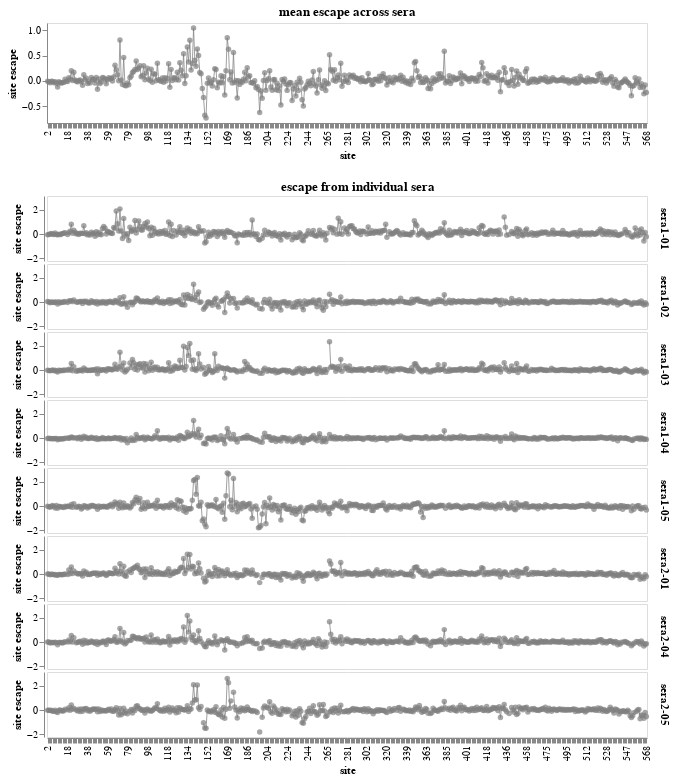

Notebook cell for this chart:
### Markdown cell above
Now make a plot for all the sera:

### Code cell
site_stats = ["mean", "sum", "max", "min"]

site_escape_selection = alt.selection_point(
    fields=["site escape statistic"],
    bind=alt.binding_select(
        options=site_stats,
        name="site escape statistic",
    ),
    value="mean",
)

site_selection = alt.selection_point(fields=["site"], on="mouseover", empty=False)

base = alt.Chart(escape)

site_escape_base = (
    base
    .encode(
        x=alt.X(
            "site:O",
            sort=alt.SortField("sequential_site"),
            scale=alt.Scale(nice=False),
            axis=alt.Axis(labelOverlap=True, grid=False),
        ),
        y=alt.Y(
            "escape:Q",
            title="site escape",
            scale=alt.Scale(nice=False, padding=5),
            axis=alt.Axis(grid=False),
        ),
        tooltip=[
            "site",
            alt.Tooltip("escape:Q", format=".2f"),
            "wildtype",
            "sequential_site:Q",
            "serum:N",
        ],
    )
)

site_escape_lines = site_escape_base.mark_line(size=0.75, color="gray")

site_escape_points = site_escape_base.encode(
    strokeWidth=alt.condition(site_selection, alt.value(2), alt.value(0)),
).mark_circle(filled=True, color="gray", stroke="red")

site_escape_width = 600

site_escape_chart = (
    (site_escape_lines + site_escape_points)
    .transform_fold(fold=list(sera), as_=["serum", "escape"])
    .transform_aggregate(
        **{stat: f"{stat}(escape)" for stat in site_stats},
        groupby=["site", "serum", "wildtype"],
    )
    .transform_fold(fold=site_stats, as_=["site escape statistic", "escape"])
    .transform_filter(site_escape_selection)
    .transform_lookup(
        lookup="site",
        from_=alt.LookupData(
            site_numbering_map,
            key="site",
            fields=["sequential_site", "region"],
        ),
    )
    .properties(height=65, width=site_escape_width)
    .facet(
        facet=alt.Facet(
            "serum:N",
            title="escape from individual sera",
            header=alt.Header(
                labelOrient="right",
                labelFontSize=11,
                labelFontWeight="bold",
                titlePadding=1,
                titleFontSize=13,
                titleFontWeight="bold",
            ),
        ),
        columns=1,
        spacing=1,
    )
    .add_params(site_escape_selection, site_selection)
)

site_escape_chart

mean_escape_chart = (
    (site_escape_lines + site_escape_points)
    .transform_fold(fold=list(sera), as_=["serum", "escape"])
    # average missing values as zero
    .transform_calculate(
        escape=alt.expr.if_(
            alt.expr.isValid(alt.datum["escape"]),
            alt.datum["escape"],
            0,
        ),
    )
    .transform_aggregate(
        **{stat: f"{stat}(escape)" for stat in site_stats},
        groupby=["site", "wildtype"],
    )
    .transform_calculate(serum="'mean of all sera'")
    .transform_fold(fold=site_stats, as_=["site escape statistic", "escape"])
    .transform_filter(site_escape_selection)
    .transform_lookup(
        lookup="site",
        from_=alt.LookupData(
            site_numbering_map,
            key="site",
            fields=["sequential_site", "region"],
        ),
    )
    .add_params(site_escape_selection, site_selection)
    .properties(
        height=100,
        width=site_escape_width,
        title=alt.TitleParams("mean escape across sera", fontSize=13, fontWeight="bold"),
    )
)

mean_escape_chart & site_escape_chart

### Figure 1 — Vega-Lite specification as saved in the notebook (floating-point values rounded to 4 significant figures; data arrays with more than 128 entries replaced by an {"elided": "..."} marker saying what was removed)
{"config": {"view": {"continuousWidth": 300, "continuousHeight": 300}}, "vconcat": [{"layer": [{"mark": {"type": "line", "color": "gray", "size": 0.75}, "encoding": {"tooltip": [{"field": "site", "type": "quantitative"}, {"field": "escape", "format": ".2f", "type": "quantitative"}, {"field": "wildtype", "type": "nominal"}, {"field": "sequential_site", "type": "quantitative"}, {"field": "serum", "type": "nominal"}], "x": {"axis": {"grid": false, "labelOverlap": true}, "field": "site", "scale": {"nice": false}, "sort": {"field": "sequential_site"}, "type": "ordinal"}, "y": {"axis": {"grid": false}, "field": "escape", "scale": {"nice": false, "padding": 5}, "title": "site escape", "type": "quantitative"}}, "name": "view_71"}, {"mark": {"type": "circle", "color": "gray", "filled": true, "stroke": "red"}, "encoding": {"strokeWidth": {"condition": {"param": "param_106", "value": 2, "empty": false}, "value": 0}, "tooltip": [{"field": "site", "type": "quantitative"}, {"field": "escape", "format": ".2f", "type": "quantitative"}, {"field": "wildtype", "type": "nominal"}, {"field": "sequential_site", "type": "quantitative"}, {"field": "serum", "type": "nominal"}], "x": {"axis": {"grid": false, "labelOverlap": true}, "field": "site", "scale": {"nice": false}, "sort": {"field": "sequential_site"}, "type": "ordinal"}, "y": {"axis": {"grid": false}, "field": "escape", "scale": {"nice": false, "padding": 5}, "title": "site escape", "type": "quantitative"}}}], "height": 100, "title": {"text": "mean escape across sera", "fontSize": 13, "fontWeight": "bold"}, "transform": [{"fold": ["sera1-01", "sera1-02", "sera1-03", "sera1-04", "sera1-05", "sera2-01", "sera2-04", "sera2-05"], "as": ["serum", "escape"]}, {"calculate": "if(isValid(datum['escape']),datum['escape'],0)", "as": "escape"}, {"aggregate": [{"op": "mean", "field": "escape", "as": "mean"}, {"op": "sum", "field": "escape", "as": "sum"}, {"op": "max", "field": "escape", "as": "max"}, {"op": "min", "field": "escape", "as": "min"}], "groupby": ["site", "wildtype"]}, {"calculate": "'mean of all sera'", "as": "serum"}, {"fold": ["mean", "sum", "max", "min"], "as": ["site escape statistic", "escape"]}, {"filter": {"param": "param_105"}}, {"lookup": "site", "from": {"data": {"name": "data-55fcbcd0e1106980d41ce8b4afba90d4"}, "key": "site", "fields": ["sequential_site", "region"]}}], "width": 600}, {"facet": {"field": "serum", "header": {"labelFontSize": 11, "labelFontWeight": "bold", "labelOrient": "right", "titleFontSize": 13, "titleFontWeight": "bold", "titlePadding": 1}, "title": "escape from individual sera", "type": "nominal"}, "spec": {"layer": [{"mark": {"type": "line", "color": "gray", "size": 0.75}, "encoding": {"tooltip": [{"field": "site", "type": "quantitative"}, {"field": "escape", "format": ".2f", "type": "quantitative"}, {"field": "wildtype", "type": "nominal"}, {"field": "sequential_site", "type": "quantitative"}, {"field": "serum", "type": "nominal"}], "x": {"axis": {"grid": false, "labelOverlap": true}, "field": "site", "scale": {"nice": false}, "sort": {"field": "sequential_site"}, "type": "ordinal"}, "y": {"axis": {"grid": false}, "field": "escape", "scale": {"nice": false, "padding": 5}, "title": "site escape", "type": "quantitative"}}, "name": "view_70"}, {"mark": {"type": "circle", "color": "gray", "filled": true, "stroke": "red"}, "encoding": {"strokeWidth": {"condition": {"param": "param_106", "value": 2, "empty": false}, "value": 0}, "tooltip": [{"field": "site", "type": "quantitative"}, {"field": "escape", "format": ".2f", "type": "quantitative"}, {"field": "wildtype", "type": "nominal"}, {"field": "sequential_site", "type": "quantitative"}, {"field": "serum", "type": "nominal"}], "x": {"axis": {"grid": false, "labelOverlap": true}, "field": "site", "scale": {"nice": false}, "sort": {"field": "sequential_site"}, "type": "ordinal"}, "y": {"axis": {"grid": false}, "field": "escape", "scale": {"nice": false, "padding": 5}, "title": "site escape", "type": "quantitative"}}}], "height": 65, "transform": [{"fold": ["sera1-01", "sera1-02", "sera1-03", "sera1-04", "sera1-05", "sera2-01", "sera2-04", "sera2-05"], "as": ["serum", "escape"]}, {"aggregate": [{"op": "mean", "field": "escape", "as": "mean"}, {"op": "sum", "field": "escape", "as": "sum"}, {"op": "max", "field": "escape", "as": "max"}, {"op": "min", "field": "escape", "as": "min"}], "groupby": ["site", "serum", "wildtype"]}, {"fold": ["mean", "sum", "max", "min"], "as": ["site escape statistic", "escape"]}, {"filter": {"param": "param_105"}}, {"lookup": "site", "from": {"data": {"name": "data-55fcbcd0e1106980d41ce8b4afba90d4"}, "key": "site", "fields": ["sequential_site", "region"]}}], "width": 600}, "columns": 1, "spacing": 1}], "data": {"name": "data-538c84b76e47db613340bb2bb5ad002a"}, "params": [{"name": "param_105", "select": {"type": "point", "fields": ["site escape statistic"]}, "bind": {"input": "select", "options": ["mean", "sum", "max", "min"], "name": "site escape statistic"}, "value": "mean", "views": ["view_71", "view_70"]}, {"name": "param_106", "select": {"type": "point", "fields": ["site"], "on": "mouseover"}, "views": ["view_71", "view_70"]}], "$schema": "https://vega.github.io/schema/vega-lite/v5.8.0.json", "datasets": {"data-538c84b76e47db613340bb2bb5ad002a": {"elided": "2810 records"}, "data-55fcbcd0e1106980d41ce8b4afba90d4": {"elided": "568 records"}}}
